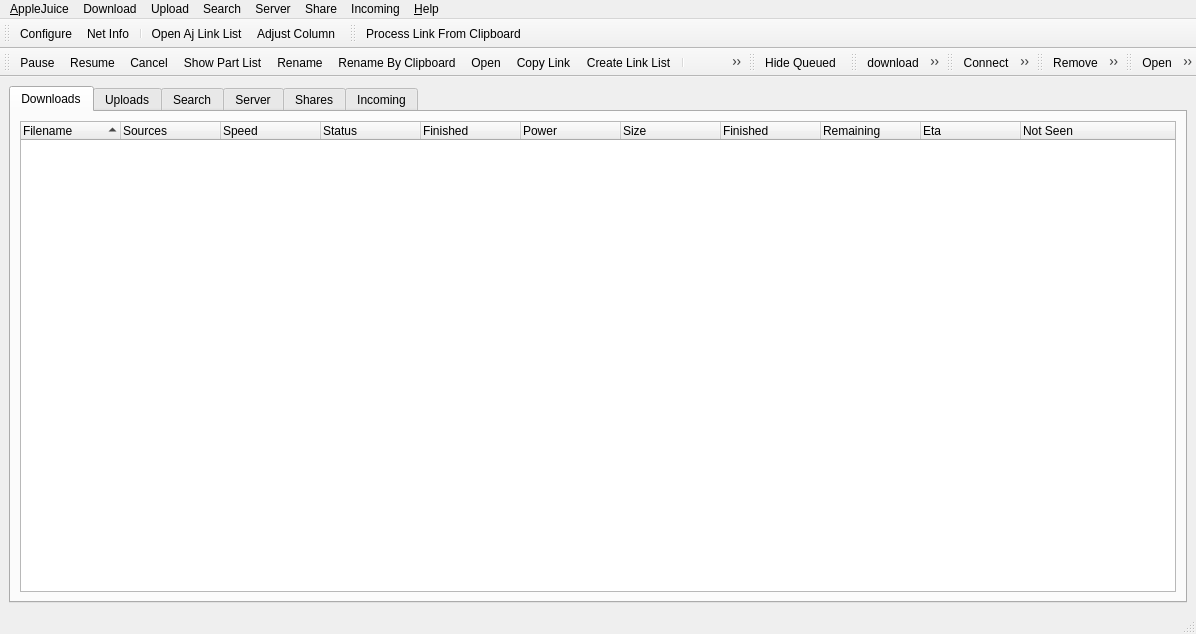
<ui version="4.0" >
 <class>QAjMainWindowBase</class>
 <widget class="QMainWindow" name="QAjMainWindowBase" >
  <property name="geometry" >
   <rect>
    <x>0</x>
    <y>0</y>
    <width>1196</width>
    <height>634</height>
   </rect>
  </property>
  <property name="windowTitle" >
   <string>MainWindow</string>
  </property>
  <widget class="QWidget" name="centralwidget" >
   <layout class="QVBoxLayout" name="verticalLayout" >
    <item>
     <widget class="QTabWidget" name="ajTab" >
      <property name="currentIndex" >
       <number>0</number>
      </property>
      <widget class="QWidget" name="downloads" >
       <attribute name="title" >
        <string>Downloads</string>
       </attribute>
       <attribute name="icon" >
        <iconset resource="images.qrc" >
         <normaloff>:/small/down.png</normaloff>:/small/down.png</iconset>
       </attribute>
       <layout class="QVBoxLayout" name="verticalLayout_2" >
        <item>
         <widget class="QTreeWidget" name="downloadsTreeWidget" >
          <property name="selectionMode" >
           <enum>QAbstractItemView::ExtendedSelection</enum>
          </property>
          <property name="sortingEnabled" >
           <bool>true</bool>
          </property>
          <column>
           <property name="text" >
            <string>Filename</string>
           </property>
          </column>
          <column>
           <property name="text" >
            <string>Sources</string>
           </property>
          </column>
          <column>
           <property name="text" >
            <string>Speed</string>
           </property>
          </column>
          <column>
           <property name="text" >
            <string>Status</string>
           </property>
          </column>
          <column>
           <property name="text" >
            <string>Finished</string>
           </property>
          </column>
          <column>
           <property name="text" >
            <string>Power</string>
           </property>
           <property name="icon" >
            <iconset resource="images.qrc" >
             <normaloff>:/small/launch.png</normaloff>:/small/launch.png</iconset>
           </property>
          </column>
          <column>
           <property name="text" >
            <string>Size</string>
           </property>
          </column>
          <column>
           <property name="text" >
            <string>Finished</string>
           </property>
          </column>
          <column>
           <property name="text" >
            <string>Remaining</string>
           </property>
          </column>
          <column>
           <property name="text" >
            <string>Eta</string>
           </property>
           <property name="icon" >
            <iconset resource="images.qrc" >
             <normaloff>:/small/clock.png</normaloff>:/small/clock.png</iconset>
           </property>
          </column>
          <column>
           <property name="text" >
            <string>Not Seen</string>
           </property>
          </column>
         </widget>
        </item>
       </layout>
      </widget>
      <widget class="QWidget" name="uploads" >
       <attribute name="title" >
        <string>Uploads</string>
       </attribute>
       <attribute name="icon" >
        <iconset resource="images.qrc" >
         <normaloff>:/small/up.png</normaloff>:/small/up.png</iconset>
       </attribute>
       <layout class="QVBoxLayout" name="verticalLayout_3" >
        <item>
         <widget class="QTreeWidget" name="uploadsTreeWidget" >
          <property name="selectionMode" >
           <enum>QAbstractItemView::ExtendedSelection</enum>
          </property>
          <property name="sortingEnabled" >
           <bool>true</bool>
          </property>
          <column>
           <property name="text" >
            <string>Filename</string>
           </property>
          </column>
          <column>
           <property name="text" >
            <string>Nick</string>
           </property>
          </column>
          <column>
           <property name="text" >
            <string>Speed</string>
           </property>
          </column>
          <column>
           <property name="text" >
            <string>Status</string>
           </property>
          </column>
          <column>
           <property name="text" >
            <string>Priority</string>
           </property>
          </column>
          <column>
           <property name="text" >
            <string>OS</string>
           </property>
          </column>
          <column>
           <property name="text" >
            <string>Direct State</string>
           </property>
          </column>
         </widget>
        </item>
       </layout>
      </widget>
      <widget class="QWidget" name="search" >
       <attribute name="title" >
        <string>Search</string>
       </attribute>
       <attribute name="icon" >
        <iconset resource="images.qrc" >
         <normaloff>:/small/searching.png</normaloff>:/small/searching.png</iconset>
       </attribute>
       <layout class="QVBoxLayout" name="verticalLayout_4" >
        <item>
         <widget class="QTreeWidget" name="searchsTreeWidget" >
          <property name="selectionMode" >
           <enum>QAbstractItemView::ExtendedSelection</enum>
          </property>
          <property name="sortingEnabled" >
           <bool>true</bool>
          </property>
          <column>
           <property name="text" >
            <string>Search</string>
           </property>
          </column>
          <column>
           <property name="text" >
            <string>Size</string>
           </property>
          </column>
          <column>
           <property name="text" >
            <string>Hits</string>
           </property>
          </column>
         </widget>
        </item>
       </layout>
      </widget>
      <widget class="QWidget" name="server" >
       <attribute name="title" >
        <string>Server</string>
       </attribute>
       <attribute name="icon" >
        <iconset resource="images.qrc" >
         <normaloff>:/small/server.png</normaloff>:/small/server.png</iconset>
       </attribute>
       <layout class="QGridLayout" name="gridLayout" >
        <item row="0" column="0" >
         <widget class="QTreeWidget" name="serverTreeWidget" >
          <property name="sizePolicy" >
           <sizepolicy vsizetype="Expanding" hsizetype="Expanding" >
            <horstretch>2</horstretch>
            <verstretch>2</verstretch>
           </sizepolicy>
          </property>
          <property name="selectionMode" >
           <enum>QAbstractItemView::ExtendedSelection</enum>
          </property>
          <property name="sortingEnabled" >
           <bool>true</bool>
          </property>
          <column>
           <property name="text" >
            <string>Name</string>
           </property>
          </column>
          <column>
           <property name="text" >
            <string>Host</string>
           </property>
          </column>
          <column>
           <property name="text" >
            <string>Port</string>
           </property>
          </column>
          <column>
           <property name="text" >
            <string>Last Seen</string>
           </property>
          </column>
          <column>
           <property name="text" >
            <string>Tests</string>
           </property>
          </column>
         </widget>
        </item>
        <item row="0" column="1" >
         <widget class="QDockWidget" name="welcomeDock" >
          <property name="sizePolicy" >
           <sizepolicy vsizetype="Preferred" hsizetype="Preferred" >
            <horstretch>1</horstretch>
            <verstretch>1</verstretch>
           </sizepolicy>
          </property>
          <property name="features" >
           <set>QDockWidget::DockWidgetClosable|QDockWidget::DockWidgetMovable</set>
          </property>
          <property name="windowTitle" >
           <string>Server Welcome Message</string>
          </property>
          <widget class="QWidget" name="dockWidgetContents_3" >
           <layout class="QVBoxLayout" name="verticalLayout_5" >
            <item>
             <widget class="QTextEdit" name="welcomeEdit" />
            </item>
           </layout>
          </widget>
         </widget>
        </item>
       </layout>
      </widget>
      <widget class="QWidget" name="shares" >
       <attribute name="title" >
        <string>Shares</string>
       </attribute>
       <attribute name="icon" >
        <iconset resource="images.qrc" >
         <normaloff>:/small/folder_open.png</normaloff>:/small/folder_open.png</iconset>
       </attribute>
       <layout class="QVBoxLayout" name="verticalLayout_6" >
        <item>
         <widget class="QTreeWidget" name="sharesTreeWidget" >
          <property name="selectionMode" >
           <enum>QAbstractItemView::ExtendedSelection</enum>
          </property>
          <property name="sortingEnabled" >
           <bool>true</bool>
          </property>
          <column>
           <property name="text" >
            <string>Path</string>
           </property>
          </column>
          <column>
           <property name="text" >
            <string>Size</string>
           </property>
          </column>
          <column>
           <property name="text" >
            <string>Priority</string>
           </property>
          </column>
         </widget>
        </item>
       </layout>
      </widget>
      <widget class="QWidget" name="incoming" >
       <attribute name="title" >
        <string>Incoming</string>
       </attribute>
       <attribute name="icon" >
        <iconset resource="images.qrc" >
         <normaloff>:/small/ftp.png</normaloff>:/small/ftp.png</iconset>
       </attribute>
       <layout class="QVBoxLayout" name="verticalLayout_7" >
        <item>
         <widget class="QTreeWidget" name="incomingTreeWidget" >
          <property name="sortingEnabled" >
           <bool>true</bool>
          </property>
          <column>
           <property name="text" >
            <string>Filename</string>
           </property>
          </column>
          <column>
           <property name="text" >
            <string>Size</string>
           </property>
          </column>
          <column>
           <property name="text" >
            <string>Last Modified</string>
           </property>
          </column>
         </widget>
        </item>
       </layout>
      </widget>
     </widget>
    </item>
   </layout>
  </widget>
  <widget class="QMenuBar" name="menubar" >
   <property name="geometry" >
    <rect>
     <x>0</x>
     <y>0</y>
     <width>1196</width>
     <height>27</height>
    </rect>
   </property>
   <widget class="QMenu" name="menuAppleJuice" >
    <property name="title" >
     <string>&amp;AppleJuice</string>
    </property>
    <addaction name="actionConfigure" />
    <addaction name="actionNet_Info" />
    <addaction name="actionOpen_Aj_Link_List" />
    <addaction name="actionAdjust_Columns" />
    <addaction name="separator" />
    <addaction name="actionExit_Core" />
    <addaction name="actionQuit_GUI" />
   </widget>
   <widget class="QMenu" name="menuHelp" >
    <property name="title" >
     <string>&amp;Help</string>
    </property>
    <addaction name="actionAbout" />
    <addaction name="actionAbout_Qt" />
   </widget>
   <widget class="QMenu" name="menuDownload" >
    <property name="title" >
     <string>Download</string>
    </property>
    <addaction name="actionPause" />
    <addaction name="actionResume" />
    <addaction name="actionCancel" />
    <addaction name="actionShow_Part_List" />
    <addaction name="actionRename" />
    <addaction name="actionRename_By_Clipboard" />
    <addaction name="actionOpen" />
    <addaction name="actionCopy_Link" />
    <addaction name="actionCreate_Link_List" />
    <addaction name="separator" />
    <addaction name="actionMaximal_Power" />
    <addaction name="actionRemove_Finished" />
    <addaction name="actionHide_Paused" />
   </widget>
   <widget class="QMenu" name="menuUpload" >
    <property name="title" >
     <string>Upload</string>
    </property>
    <addaction name="actionHide_Queued" />
   </widget>
   <widget class="QMenu" name="menuSearch" >
    <property name="title" >
     <string>Search</string>
    </property>
    <addaction name="actionDownload" />
    <addaction name="actionCancel_Search" />
    <addaction name="actionCopy_Link_Search" />
   </widget>
   <widget class="QMenu" name="menuServer" >
    <property name="title" >
     <string>Server</string>
    </property>
    <addaction name="actionConnect_Server" />
    <addaction name="actionRemove_Server" />
    <addaction name="separator" />
    <addaction name="actionSearch_Server" />
    <addaction name="actionShow_Welcome_Message" />
   </widget>
   <widget class="QMenu" name="menuShare" >
    <property name="title" >
     <string>Share</string>
    </property>
    <addaction name="actionRemove_Share" />
    <addaction name="separator" />
    <addaction name="actionAdd_Share" />
    <addaction name="actionReload_Share" />
    <addaction name="actionCommit_Share" />
    <addaction name="actionCopy_Link_Share" />
    <addaction name="actionCreate_Link_List_Share" />
   </widget>
   <widget class="QMenu" name="menuIncoming" >
    <property name="title" >
     <string>Incoming</string>
    </property>
    <addaction name="actionOpen_Incoming" />
    <addaction name="actionCopy_Incoming" />
    <addaction name="actionDelete_Incoming" />
    <addaction name="separator" />
    <addaction name="actionReload_Incoming" />
   </widget>
   <addaction name="menuAppleJuice" />
   <addaction name="menuDownload" />
   <addaction name="menuUpload" />
   <addaction name="menuSearch" />
   <addaction name="menuServer" />
   <addaction name="menuShare" />
   <addaction name="menuIncoming" />
   <addaction name="menuHelp" />
  </widget>
  <widget class="QStatusBar" name="statusbar" />
  <widget class="QToolBar" name="ajTools" >
   <property name="windowTitle" >
    <string>toolBar</string>
   </property>
   <property name="iconSize" >
    <size>
     <width>22</width>
     <height>22</height>
    </size>
   </property>
   <attribute name="toolBarArea" >
    <enum>TopToolBarArea</enum>
   </attribute>
   <attribute name="toolBarBreak" >
    <bool>false</bool>
   </attribute>
   <addaction name="actionConfigure" />
   <addaction name="actionNet_Info" />
   <addaction name="separator" />
   <addaction name="actionOpen_Aj_Link_List" />
   <addaction name="actionAdjust_Columns" />
  </widget>
  <widget class="QToolBar" name="ajLinks" >
   <property name="windowTitle" >
    <string>toolBar</string>
   </property>
   <property name="iconSize" >
    <size>
     <width>22</width>
     <height>22</height>
    </size>
   </property>
   <attribute name="toolBarArea" >
    <enum>TopToolBarArea</enum>
   </attribute>
   <attribute name="toolBarBreak" >
    <bool>false</bool>
   </attribute>
   <addaction name="actionProcess_Link_From_Clipboard" />
  </widget>
  <widget class="QToolBar" name="downloadToolBar" >
   <property name="windowTitle" >
    <string>toolBar</string>
   </property>
   <property name="iconSize" >
    <size>
     <width>22</width>
     <height>22</height>
    </size>
   </property>
   <attribute name="toolBarArea" >
    <enum>TopToolBarArea</enum>
   </attribute>
   <attribute name="toolBarBreak" >
    <bool>true</bool>
   </attribute>
   <addaction name="actionPause" />
   <addaction name="actionResume" />
   <addaction name="actionCancel" />
   <addaction name="actionShow_Part_List" />
   <addaction name="actionRename" />
   <addaction name="actionRename_By_Clipboard" />
   <addaction name="actionOpen" />
   <addaction name="actionCopy_Link" />
   <addaction name="actionCreate_Link_List" />
   <addaction name="separator" />
   <addaction name="actionMaximal_Power" />
   <addaction name="actionRemove_Finished" />
   <addaction name="actionHide_Paused" />
   <addaction name="separator" />
  </widget>
  <widget class="QToolBar" name="uploadToolBar" >
   <property name="windowTitle" >
    <string>toolBar</string>
   </property>
   <property name="iconSize" >
    <size>
     <width>22</width>
     <height>22</height>
    </size>
   </property>
   <attribute name="toolBarArea" >
    <enum>TopToolBarArea</enum>
   </attribute>
   <attribute name="toolBarBreak" >
    <bool>false</bool>
   </attribute>
   <addaction name="actionHide_Queued" />
  </widget>
  <widget class="QToolBar" name="searchToolBar" >
   <property name="windowTitle" >
    <string>toolBar</string>
   </property>
   <property name="iconSize" >
    <size>
     <width>22</width>
     <height>22</height>
    </size>
   </property>
   <attribute name="toolBarArea" >
    <enum>TopToolBarArea</enum>
   </attribute>
   <attribute name="toolBarBreak" >
    <bool>false</bool>
   </attribute>
   <addaction name="actionDownload" />
   <addaction name="actionCancel_Search" />
   <addaction name="actionCopy_Link_Search" />
   <addaction name="actionCreate_Link_List_Search" />
  </widget>
  <widget class="QToolBar" name="serverToolBar" >
   <property name="windowTitle" >
    <string>toolBar</string>
   </property>
   <property name="iconSize" >
    <size>
     <width>22</width>
     <height>22</height>
    </size>
   </property>
   <attribute name="toolBarArea" >
    <enum>TopToolBarArea</enum>
   </attribute>
   <attribute name="toolBarBreak" >
    <bool>false</bool>
   </attribute>
   <addaction name="actionConnect_Server" />
   <addaction name="actionRemove_Server" />
   <addaction name="separator" />
   <addaction name="actionSearch_Server" />
   <addaction name="actionShow_Welcome_Message" />
  </widget>
  <widget class="QToolBar" name="shareToolBar" >
   <property name="windowTitle" >
    <string>toolBar</string>
   </property>
   <property name="iconSize" >
    <size>
     <width>22</width>
     <height>22</height>
    </size>
   </property>
   <attribute name="toolBarArea" >
    <enum>TopToolBarArea</enum>
   </attribute>
   <attribute name="toolBarBreak" >
    <bool>false</bool>
   </attribute>
   <addaction name="actionRemove_Share" />
   <addaction name="actionCopy_Link_Share" />
   <addaction name="actionCreate_Link_List_Share" />
   <addaction name="separator" />
   <addaction name="actionAdd_Share" />
   <addaction name="actionReload_Share" />
   <addaction name="actionCommit_Share" />
   <addaction name="separator" />
  </widget>
  <widget class="QToolBar" name="incomingToolBar" >
   <property name="windowTitle" >
    <string>toolBar</string>
   </property>
   <property name="iconSize" >
    <size>
     <width>22</width>
     <height>22</height>
    </size>
   </property>
   <attribute name="toolBarArea" >
    <enum>TopToolBarArea</enum>
   </attribute>
   <attribute name="toolBarBreak" >
    <bool>false</bool>
   </attribute>
   <addaction name="actionOpen_Incoming" />
   <addaction name="actionCopy_Incoming" />
   <addaction name="actionDelete_Incoming" />
   <addaction name="separator" />
   <addaction name="actionReload_Incoming" />
  </widget>
  <action name="actionConfigure" >
   <property name="icon" >
    <iconset resource="images.qrc" >
     <normaloff>:/configure.png</normaloff>:/configure.png</iconset>
   </property>
   <property name="text" >
    <string>Configure</string>
   </property>
   <property name="shortcut" >
    <string>Ctrl+O</string>
   </property>
  </action>
  <action name="actionNet_Info" >
   <property name="icon" >
    <iconset resource="images.qrc" >
     <normaloff>:/network.png</normaloff>:/network.png</iconset>
   </property>
   <property name="text" >
    <string>Net Info</string>
   </property>
   <property name="shortcut" >
    <string>Ctrl+N</string>
   </property>
  </action>
  <action name="actionOpen_Aj_Link_List" >
   <property name="icon" >
    <iconset resource="images.qrc" >
     <normaloff>:/folder_open.png</normaloff>:/folder_open.png</iconset>
   </property>
   <property name="text" >
    <string>Open Aj Link List</string>
   </property>
  </action>
  <action name="actionExit_Core" >
   <property name="icon" >
    <iconset resource="images.qrc" >
     <normaloff>:/small/exit.png</normaloff>:/small/exit.png</iconset>
   </property>
   <property name="text" >
    <string>Exit Core</string>
   </property>
   <property name="shortcut" >
    <string>Ctrl+E</string>
   </property>
  </action>
  <action name="actionQuit_GUI" >
   <property name="icon" >
    <iconset resource="images.qrc" >
     <normaloff>:/small/close.png</normaloff>:/small/close.png</iconset>
   </property>
   <property name="text" >
    <string>Quit GUI</string>
   </property>
   <property name="shortcut" >
    <string>Ctrl+Q</string>
   </property>
  </action>
  <action name="actionAbout" >
   <property name="icon" >
    <iconset resource="images.qrc" >
     <normaloff>:/small/version.png</normaloff>:/small/version.png</iconset>
   </property>
   <property name="text" >
    <string>About</string>
   </property>
   <property name="shortcut" >
    <string>F1</string>
   </property>
  </action>
  <action name="actionAbout_Qt" >
   <property name="text" >
    <string>About Qt</string>
   </property>
  </action>
  <action name="actionAdjust_Columns" >
   <property name="icon" >
    <iconset resource="images.qrc" >
     <normaloff>:/adjust.png</normaloff>:/adjust.png</iconset>
   </property>
   <property name="text" >
    <string>Adjust Column</string>
   </property>
  </action>
  <action name="actionProcess_Link_From_Clipboard" >
   <property name="icon" >
    <iconset resource="images.qrc" >
     <normaloff>:/wizard.png</normaloff>:/wizard.png</iconset>
   </property>
   <property name="text" >
    <string>Process Link From Clipboard</string>
   </property>
  </action>
  <action name="actionPause" >
   <property name="icon" >
    <iconset resource="images.qrc" >
     <normaloff>:/pause.png</normaloff>:/pause.png</iconset>
   </property>
   <property name="text" >
    <string>Pause</string>
   </property>
  </action>
  <action name="actionResume" >
   <property name="icon" >
    <iconset resource="images.qrc" >
     <normaloff>:/resume.png</normaloff>:/resume.png</iconset>
   </property>
   <property name="text" >
    <string>Resume</string>
   </property>
  </action>
  <action name="actionCancel" >
   <property name="icon" >
    <iconset resource="images.qrc" >
     <normaloff>:/cancel.png</normaloff>:/cancel.png</iconset>
   </property>
   <property name="text" >
    <string>Cancel</string>
   </property>
  </action>
  <action name="actionShow_Part_List" >
   <property name="icon" >
    <iconset resource="images.qrc" >
     <normaloff>:/partlist.png</normaloff>:/partlist.png</iconset>
   </property>
   <property name="text" >
    <string>Show Part List</string>
   </property>
  </action>
  <action name="actionRename" >
   <property name="icon" >
    <iconset resource="images.qrc" >
     <normaloff>:/rename.png</normaloff>:/rename.png</iconset>
   </property>
   <property name="text" >
    <string>Rename</string>
   </property>
  </action>
  <action name="actionRename_By_Clipboard" >
   <property name="icon" >
    <iconset resource="images.qrc" >
     <normaloff>:/rename_plus.png</normaloff>:/rename_plus.png</iconset>
   </property>
   <property name="text" >
    <string>Rename By Clipboard</string>
   </property>
  </action>
  <action name="actionOpen" >
   <property name="icon" >
    <iconset resource="images.qrc" >
     <normaloff>:/exec.png</normaloff>:/exec.png</iconset>
   </property>
   <property name="text" >
    <string>Open</string>
   </property>
  </action>
  <action name="actionCopy_Link" >
   <property name="icon" >
    <iconset resource="images.qrc" >
     <normaloff>:/text_block.png</normaloff>:/text_block.png</iconset>
   </property>
   <property name="text" >
    <string>Copy Link</string>
   </property>
  </action>
  <action name="actionRemove_Finished" >
   <property name="icon" >
    <iconset resource="images.qrc" >
     <normaloff>:/filter.png</normaloff>:/filter.png</iconset>
   </property>
   <property name="text" >
    <string>Remove Finished</string>
   </property>
  </action>
  <action name="actionCreate_Link_List" >
   <property name="icon" >
    <iconset resource="images.qrc" >
     <normaloff>:/toggle_log.png</normaloff>:/toggle_log.png</iconset>
   </property>
   <property name="text" >
    <string>Create Link List</string>
   </property>
  </action>
  <action name="actionHide_Paused" >
   <property name="checkable" >
    <bool>true</bool>
   </property>
   <property name="icon" >
    <iconset resource="images.qrc" >
     <normaloff>:/pause_fade.png</normaloff>:/pause_fade.png</iconset>
   </property>
   <property name="text" >
    <string>Hide Paused</string>
   </property>
  </action>
  <action name="actionMaximal_Power" >
   <property name="icon" >
    <iconset resource="images.qrc" >
     <normaloff>:/launch.png</normaloff>:/launch.png</iconset>
   </property>
   <property name="text" >
    <string>Maximal Power</string>
   </property>
  </action>
  <action name="actionHide_Queued" >
   <property name="checkable" >
    <bool>true</bool>
   </property>
   <property name="icon" >
    <iconset resource="images.qrc" >
     <normaloff>:/pause_fade.png</normaloff>:/pause_fade.png</iconset>
   </property>
   <property name="text" >
    <string>Hide Queued</string>
   </property>
  </action>
  <action name="actionDownload" >
   <property name="icon" >
    <iconset resource="images.qrc" >
     <normaloff>:/save.png</normaloff>:/save.png</iconset>
   </property>
   <property name="text" >
    <string>download</string>
   </property>
  </action>
  <action name="actionCancel_Search" >
   <property name="icon" >
    <iconset resource="images.qrc" >
     <normaloff>:/cancel.png</normaloff>:/cancel.png</iconset>
   </property>
   <property name="text" >
    <string>Cancel</string>
   </property>
  </action>
  <action name="actionCopy_Link_Search" >
   <property name="icon" >
    <iconset resource="images.qrc" >
     <normaloff>:/text_block.png</normaloff>:/text_block.png</iconset>
   </property>
   <property name="text" >
    <string>Copy Link</string>
   </property>
  </action>
  <action name="actionCreate_Link_List_Search" >
   <property name="icon" >
    <iconset resource="images.qrc" >
     <normaloff>:/toggle_log.png</normaloff>:/toggle_log.png</iconset>
   </property>
   <property name="text" >
    <string>Create Link List</string>
   </property>
  </action>
  <action name="actionConnect_Server" >
   <property name="icon" >
    <iconset resource="images.qrc" >
     <normaloff>:/connect.png</normaloff>:/connect.png</iconset>
   </property>
   <property name="text" >
    <string>Connect</string>
   </property>
  </action>
  <action name="actionRemove_Server" >
   <property name="icon" >
    <iconset resource="images.qrc" >
     <normaloff>:/cancel.png</normaloff>:/cancel.png</iconset>
   </property>
   <property name="text" >
    <string>Remove</string>
   </property>
  </action>
  <action name="actionSearch_Server" >
   <property name="icon" >
    <iconset resource="images.qrc" >
     <normaloff>:/find.png</normaloff>:/find.png</iconset>
   </property>
   <property name="text" >
    <string>Search</string>
   </property>
  </action>
  <action name="actionShow_Welcome_Message" >
   <property name="checkable" >
    <bool>true</bool>
   </property>
   <property name="icon" >
    <iconset resource="images.qrc" >
     <normaloff>:/text_block.png</normaloff>:/text_block.png</iconset>
   </property>
   <property name="text" >
    <string>Show Welcome Message</string>
   </property>
  </action>
  <action name="actionAdd_Share" >
   <property name="icon" >
    <iconset resource="images.qrc" >
     <normaloff>:/add.png</normaloff>:/add.png</iconset>
   </property>
   <property name="text" >
    <string>Add</string>
   </property>
   <property name="toolTip" >
    <string>Add New Share Folder</string>
   </property>
  </action>
  <action name="actionRemove_Share" >
   <property name="icon" >
    <iconset resource="images.qrc" >
     <normaloff>:/remove.png</normaloff>:/remove.png</iconset>
   </property>
   <property name="text" >
    <string>Remove</string>
   </property>
   <property name="toolTip" >
    <string>Remove Share Folder</string>
   </property>
  </action>
  <action name="actionReload_Share" >
   <property name="icon" >
    <iconset resource="images.qrc" >
     <normaloff>:/update.png</normaloff>:/update.png</iconset>
   </property>
   <property name="text" >
    <string>Reload</string>
   </property>
   <property name="toolTip" >
    <string>Reload Shares From The Core</string>
   </property>
  </action>
  <action name="actionCommit_Share" >
   <property name="enabled" >
    <bool>false</bool>
   </property>
   <property name="icon" >
    <iconset resource="images.qrc" >
     <normaloff>:/commit.png</normaloff>:/commit.png</iconset>
   </property>
   <property name="text" >
    <string>Commit</string>
   </property>
   <property name="toolTip" >
    <string>Commit Changes And Start Share Checking</string>
   </property>
  </action>
  <action name="actionCopy_Link_Share" >
   <property name="icon" >
    <iconset resource="images.qrc" >
     <normaloff>:/text_block.png</normaloff>:/text_block.png</iconset>
   </property>
   <property name="text" >
    <string>Copy Link</string>
   </property>
  </action>
  <action name="actionCreate_Link_List_Share" >
   <property name="icon" >
    <iconset resource="images.qrc" >
     <normaloff>:/toggle_log.png</normaloff>:/toggle_log.png</iconset>
   </property>
   <property name="text" >
    <string>Create Link List</string>
   </property>
  </action>
  <action name="actionOpen_Incoming" >
   <property name="icon" >
    <iconset resource="images.qrc" >
     <normaloff>:/exec.png</normaloff>:/exec.png</iconset>
   </property>
   <property name="text" >
    <string>Open</string>
   </property>
  </action>
  <action name="actionCopy_Incoming" >
   <property name="icon" >
    <iconset resource="images.qrc" >
     <normaloff>:/save.png</normaloff>:/save.png</iconset>
   </property>
   <property name="text" >
    <string>Copy</string>
   </property>
  </action>
  <action name="actionDelete_Incoming" >
   <property name="icon" >
    <iconset resource="images.qrc" >
     <normaloff>:/cancel.png</normaloff>:/cancel.png</iconset>
   </property>
   <property name="text" >
    <string>Delete</string>
   </property>
  </action>
  <action name="actionReload_Incoming" >
   <property name="icon" >
    <iconset resource="images.qrc" >
     <normaloff>:/reload.png</normaloff>:/reload.png</iconset>
   </property>
   <property name="text" >
    <string>Reload</string>
   </property>
  </action>
 </widget>
 <resources>
  <include location="images.qrc" />
 </resources>
 <connections/>
</ui>
